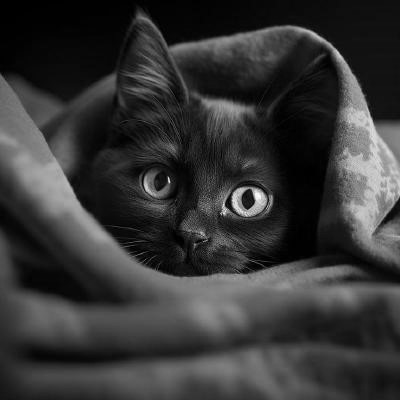
#> input picture week03/data/Kuceng.jpeg, 400 x 400 px
$ jupyter execute --allow-errors Kelompok3_Tugas.ipynb
#> lines starting #> are read from the running program, lines starting #| are printed output that depends on the picture; after the words box and inside, x2 and y2 are one past the last pixel; in counts of white or black regions, pixels touching at a corner belong together
[cell 1]
import numpy as np
import librosa
import matplotlib.pyplot as plt

## Signals

Instantiate cosine and sine signals.

[cell 2]
def plot_signal(signal, sr=1000, t=1, samples_to_show=500, title="Signal", xlabel="Time (s)", ylabel="Amplitude"):
#> called with signal = array of shape (500,), sr = 500, t = 1, samples_to_show = 2000, title = 'Signal', xlabel = 'Time (s)', ylabel = 'Amplitude'
    plt.figure(figsize=(10, 4))
    time_axis = np.linspace(0, t, len(signal))  # ensure time axis matches signal length
    plt.plot(time_axis[:samples_to_show], signal[:samples_to_show])
    plt.title(title)
    plt.xlabel(xlabel)
    plt.ylabel(ylabel)
    plt.grid(True)
    plt.tight_layout()
    plt.show()

[cell 3]
duration = 1
sr = 500
freq = 5

t = np.linspace(0, duration, int(sr * duration), endpoint=False)
sine_signal = np.cos(2 * np.pi * freq * t)

plot_signal(sine_signal, sr, t=duration, samples_to_show=2000)

[cell 4]
duration = 1
sr = 500
freq = 5

t = np.linspace(0, duration, int(sr * duration), endpoint=False)
A = 1 # amplitude
sine_signal = A * np.sin(2 * np.pi * freq * t)

plot_signal(sine_signal, sr, t=duration, samples_to_show=2000)

# Mixing signal

[cell 5]
sine_wave = np.sin(2 * np.pi * freq * t)
cosine_wave = np.cos(2 * np.pi * freq * t)

mixed_signal = 0.5 * sine_wave + 0.5 * cosine_wave
rectified_signal = np.abs(mixed_signal)

plot_signal(rectified_signal, sr, t=duration, samples_to_show=1000)

[cell 6]
sr = 1000          # sample rate (Hz)
duration = 1.0     # seconds
freq = 5           # base frequency (Hz)
t = np.linspace(0, duration, int(sr * duration), endpoint=False)

# Build a sharp waveform by adding harmonics
# Fundamental + 2nd + 3rd harmonic
wave = (
    1.0 * np.sin(2 * np.pi * freq * t) +
    0.5 * np.sin(2 * np.pi * 2 * freq * t) +
    0.33 * np.sin(2 * np.pi * 3 * freq * t)
)

# Normalize (optional)
wave /= np.max(np.abs(wave))
plot_signal(wave, sr, t=duration, samples_to_show=1000)

## Waves

A Signal represents a mathematical function defined for all values of time.  If you evaluate a signal at a sequence of equally-spaced times, the result is a Wave.  `framerate` is the number of samples per second.

[cell 7]
def signal_function(t, freq=5):
    """Ideal continuous signal: sine wave with frequency `freq` Hz."""
    return np.sin(2 * np.pi * freq * t)

t_cont = np.linspace(0, 1, 1000)
signal_values = signal_function(t_cont)

sr = 50
t_wave = np.linspace(0, 1, sr, endpoint=False)
wave_values = signal_function(t_wave)

plt.figure(figsize=(10, 5))
plt.plot(t_cont, signal_values, label='Signal (continuous)', color='blue')
plt.stem(t_wave, wave_values, linefmt='C1-', markerfmt='C1o', basefmt=' ', label='Wave (sampled)')
plt.title("Signal vs Wave")
plt.xlabel("Time (s)")
plt.ylabel("Amplitude")
plt.legend()
plt.grid(True)
plt.tight_layout()
plt.show()

# Spektrum

Dalam pemrosesan sinyal, spektrum mengacu pada distribusi energi sinyal (atau magnitudo) pada frekuensi yang berbeda. Hal ini dihitung dengan menggunakan Transformasi Fourier.

[cell 8]
N = len(wave_values)
fft_vals = np.fft.rfft(wave_values)
frequencies = np.fft.rfftfreq(N, d=1/sr)
magnitude = np.abs(fft_vals)

# 6. Plot Spectrum
plt.figure(figsize=(10, 4))
plt.stem(frequencies, magnitude, basefmt=' ')
plt.title("Spectrum of Sampled Wave")
plt.xlabel("Frequency (Hz)")
plt.ylabel("Magnitude")
plt.grid(True)
plt.tight_layout()
plt.show()
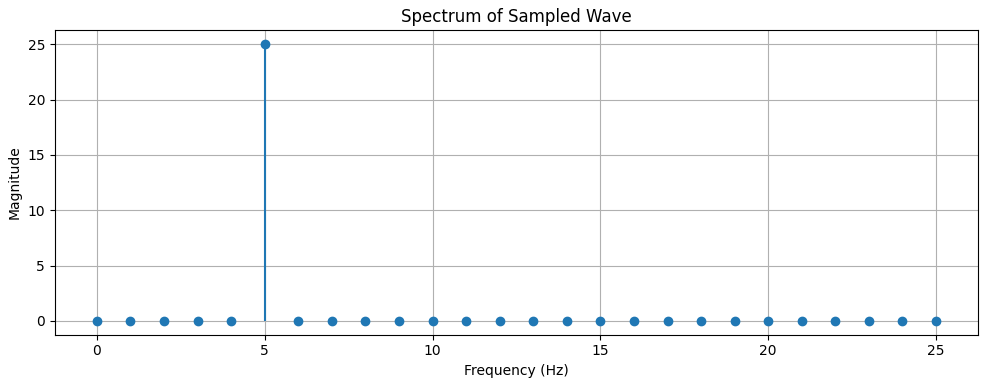
#> figure drawn by matplotlib, 1 panel; curve peaks at x = 5, y = 25

# Time-Domain Signal
In the time domain, a signal is represented by how its amplitude changes over time. This is the most intuitive view: we see a waveform moving up and down as time progresses.

For example, an audio signal in the time domain shows how air pressure (or voltage) changes from moment to moment. If you record your voice, the waveform you see on the screen is a time-domain representation.

Mathematically, a time-domain signal is written as: $x(t)$ or $x[t]$

This tells us: "At time tt (or step nn), the value of the signal is xx."

# Frequency-domain signal

In the frequency domain, a signal is described by what frequencies are present and how strong they are. Instead of showing what happens over time, the frequency-domain view shows which sine and cosine waves make up the signal, and how much of each frequency is involved.

Mathematically, the frequency-domain signal is written as: $X(f)$ or $X[k]$

Here, each value tells us: "This much energy (or magnitude) exists at frequency $f$."

You get the frequency-domain version of a signal by applying a Fourier Transform (or Discrete Fourier Transform for digital signals). This transformation breaks the signal into its frequency components.

[cell 9]
sr = 1000          # Sample rate in Hz
duration = 1.0     # Duration in seconds
freq = 5           # Frequency of sine wave (Hz)

# Time axis
t = np.linspace(0, duration, int(sr * duration), endpoint=False)

# Generate sine wave (time-domain)
sine_wave = np.sin(2 * np.pi * freq * t)

# Compute frequency-domain using FFT
N = len(sine_wave)
fft_vals = np.fft.rfft(sine_wave)
frequencies = np.fft.rfftfreq(N, d=1/sr)
magnitude = np.abs(fft_vals)

# Plot Time-Domain Signal
plt.figure(figsize=(12, 4))
plt.subplot(1, 2, 1)
plt.plot(t[:200], sine_wave[:200])  # show 200 samples for clarity
plt.title("Time-Domain Signal (Sine Wave)")
plt.xlabel("Time (s)")
plt.ylabel("Amplitude")
plt.grid(True)

# Plot Frequency-Domain Signal
plt.subplot(1, 2, 2)
plt.stem(frequencies, magnitude, basefmt=" ")
plt.title("Frequency-Domain Signal (FFT of Sine Wave)")
plt.xlabel("Frequency (Hz)")
plt.ylabel("Magnitude")
plt.grid(True)

plt.tight_layout()
plt.show()
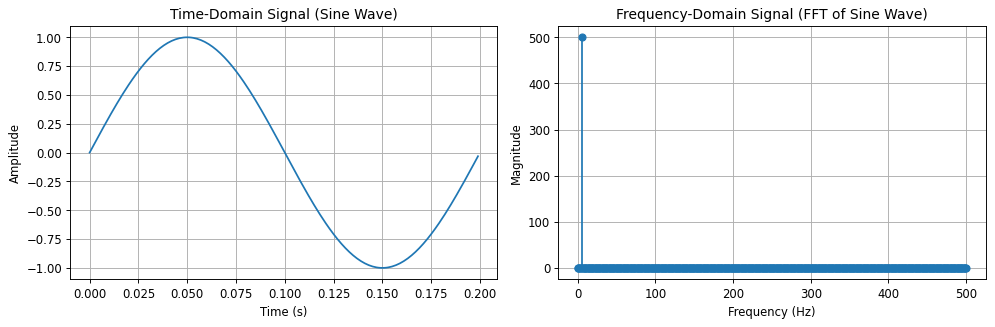
#> figure drawn by matplotlib, 2 panels; panel 1: curve peaks at x = 0.05, y = 1; panel 2: curve peaks at x = 5, y = 500

## Cat Sound

[cell 10]
file_path = "data/catsound.wav"
#> (the rest of this cell did not finish here and is left out)

# Explanation

## Time-Domain
The time-domain signal represents how the amplitude of the sound wave changes over time. On this plot, the horizontal axis shows time in seconds, while the vertical axis shows the amplitude (or intensity) of the signal. In the case of the cat meow, this plot helps us visualize how the meow starts, peaks, and fades. You'll see fluctuations that correspond to louder and softer parts of the sound. Although this view shows how the signal evolves over time, it does not tell us anything about what frequencies are present in the sound.

## Magnitude Spectrum
The magnitude spectrum shows which frequencies are present in the signal and how strong each of them is. Here, the x-axis shows frequency in Hertz (Hz), and the y-axis shows the magnitude, which reflects the strength or intensity of that frequency in the original signal. For the cat meow, the spectrum will likely have multiple peaks, because the sound is not a simple tone but a mix of various frequencies. These peaks help us understand the tonal content of the meow, such as which frequency ranges are dominant. This view is essential in many applications like sound analysis, voice recognition, and music processing.

## Phase Spectrum
The phase spectrum displays the phase shift of each frequency component. While the magnitude tells us how strong each frequency is, the phase tells us where each frequency component starts in time, relative to the beginning of the signal. In this plot, the x-axis is again frequency in Hertz, and the y-axis is the phase in radians, typically ranging from −π−π to ππ. Although humans are generally not sensitive to phase in terms of perception, the phase is crucial if you want to reconstruct the original waveform accurately using an inverse Fourier Transform. It plays an important role in signal reconstruction, filtering, and various forms of signal synthesis.

| Plot                   | What it shows                                                                                                                                         | Why it matters                                                                                                                                                                                                 |
|------------------------|--------------------------------------------------------------------------------------------------------------------------------------------------------|------------------------------------------------------------------------------------------------------------------------------------------------------------------------------------------------------------------|
| **Time-Domain Signal** | Displays the original waveform as it changes over time. The x-axis shows time (seconds), and the y-axis shows amplitude. You can see how the sound varies — where it begins, peaks, and ends. | Helps visualize the envelope of the sound (e.g., meow's rise and fall). It shows timing clearly but doesn't reveal which frequencies are present in the signal.                                                |
| **Magnitude Spectrum** | Shows the strength (magnitude) of each frequency in the signal. The x-axis is frequency in Hz, and the y-axis is magnitude. You'll see peaks for tones present in the signal.            | Reveals what the sound is made of. Multiple peaks indicate complex tones like a meow. Useful for audio analysis, filtering, and feature extraction.                                                             |
| **Phase Spectrum**     | Displays the phase shift of each frequency component. The x-axis shows frequency in Hz, and the y-axis shows phase (in radians, from -π to π).                                             | Phase is important for reconstructing the original signal accurately. While humans don't hear phase directly, it's crucial for signal synthesis, inverse FFT, and advanced processing techniques.              |

# Fourier Transform
Transformasi Fourier adalah metode matematika yang membantu kita memahami frekuensi apa saja yang membentuk sinyal. Dalam kehidupan sehari-hari, kita sering berpikir tentang sinyal dalam hal bagaimana sinyal tersebut bervariasi dari waktu ke waktu-seperti bagaimana volume lagu naik dan turun. Ini disebut domain waktu. Tetapi sinyal juga dapat dipahami dengan melihat nada (atau frekuensi) yang dikandungnya, yang kita sebut sebagai domain frekuensi. Transformasi Fourier memungkinkan kita untuk beralih dari domain waktu ke domain frekuensi.

Pada intinya, ide di balik Transformasi Fourier adalah bahwa setiap sinyal yang kompleks - tidak peduli seberapa berantakan - dapat dianggap sebagai kombinasi gelombang sinus dan kosinus yang lebih sederhana, masing-masing dengan frekuensi, amplitudo, dan fasanya sendiri. Sebagai contoh, gelombang persegi (yang memiliki ujung yang tajam) sebenarnya terdiri dari jumlah gelombang sinus yang tak terbatas dengan frekuensi dan amplitudo yang meningkat. Transformasi Fourier memberi tahu kita berapa banyak frekuensi yang ada dalam sinyal asli kita.

Dalam pemrosesan sinyal digital, kita biasanya tidak bekerja dengan sinyal kontinu. Kita berurusan dengan nilai sampel diskrit yang diukur pada interval waktu yang teratur. Di situlah Fast Fourier Transform (FFT) berperan. FFT adalah algoritme yang efisien untuk menghitung Transformasi Fourier Diskrit (DFT). Algoritma ini mengambil daftar nilai sinyal dan dengan cepat menghitung jumlah setiap frekuensi yang ada. Tanpa FFT, proses ini akan menjadi terlalu lambat untuk aplikasi real-time seperti pemrosesan audio atau pemfilteran gambar.

Satu hal yang penting untuk dipahami adalah bahwa output dari FFT berisi angka-angka yang kompleks. Bilangan-bilangan ini membawa dua informasi: magnitudo (seberapa kuat frekuensi), dan fase (di mana gelombang dimulai pada waktunya). Seringkali, kita fokus pada magnitudo karena ini menunjukkan kepada kita frekuensi mana yang dominan, tetapi fase juga penting dalam merekonstruksi sinyal asli dengan benar.

Singkatnya, Transformasi Fourier-terutama dalam bentuk FFT-adalah salah satu alat yang paling kuat dalam pemrosesan sinyal digital. Alat ini mengubah sinyal ke dalam bentuk yang berbeda yang mengungkapkan pola dan struktur yang tidak mudah dilihat dalam domain waktu. Baik Anda menganalisis audio, gambar, atau data sensor, FFT membuka cara baru untuk memahami apa yang sebenarnya terjadi di dalam sinyal.

# Understanding the Discrete Fourier Transform (DFT)

## 📌 What is DFT?

The Discrete Fourier Transform (DFT) is a mathematical tool used to **transform a time-domain signal into its frequency components**. It's the foundation of the Fast Fourier Transform (FFT), which is just a faster way to compute the DFT.

---

## 🧮 DFT Equation

Given a signal $ x[n]$ of length $ N $, the DFT is defined as:

$$
X[k] = \sum_{n=0}^{N-1} x[n] \cdot e^{-j 2\pi \frac{kn}{N}}, \quad k = 0, 1, 2, \ldots, N-1
$$

Where:
- $x[n] $: input signal in time domain (samples)
- $ X[k]$: output signal in frequency domain (spectrum)
- $ N $: total number of samples
- $ j$: imaginary unit ( $ j^2 = -1 $ )
- $e^{-j 2\pi \frac{kn}{N}} $: complex exponential (equivalent to a combination of sine and cosine)

---
## Step-by-Step Explanation

**1. Sample the signal:**
You start with a sequence of samples, like $ x[0], x[1], ..., x[N-1] $.

**2. Multiply by sine and cosine:**
The exponential term acts like a wave (sine and cosine) that extracts the contribution of a specific frequency.

**3. Sum the products:**
Each $ X[k] $ is a sum that shows how much of frequency $ k $ is in the original signal.

**4. Repeat for all $ k $:**
You repeat this process for each frequency $ k$ from 0 to $ N-1$.

---

## Inverse DFT

To convert back from frequency domain to time domain, use:

$$
x[n] = \frac{1}{N} \sum_{k=0}^{N-1} X[k] \cdot e^{j 2\pi \frac{kn}{N}}
$$

This reconstructs the original signal.

---

## Summary

- The DFT breaks a signal into its frequency parts.
- The FFT is just a fast way to compute the DFT.
- You often use only the magnitude of $ X[k] $ to see which frequencies dominate.

## Why Do We Reconstruct a Signal After Applying FFT?

We reconstruct a signal after applying FFT (Fourier Transform) because **FFT is not the end — it's a tool for understanding, processing, or modifying** the signal in the frequency domain. Once those tasks are done, we often want to **return to the time domain**, where the signal can be **heard, seen, or used** in its original form.

### What FFT Does

When you apply the **FFT**, you're breaking down the signal into a set of sine and cosine waves that describe how much of each frequency is present. This is extremely useful for tasks like:

- Identifying dominant frequencies
- Filtering out noise
- Compressing data
- Detecting features or patterns

However, the **frequency-domain representation** (i.e., the FFT result) is **not directly usable as a time-domain signal**. You can’t play it as audio, and it doesn’t show the signal’s evolution over time. It's like analyzing the ingredients of a recipe — useful, but not something you can eat.

### Why Reconstruction Is Needed

Once you've analyzed or modified the spectrum — for example, by:

- Removing high-frequency noise
- Emphasizing certain frequency bands
- Modifying phase or amplitude

—you then use the **Inverse FFT (IFFT)** to reconstruct the signal. This transforms the frequency-domain data back into a sequence of time-domain samples — something that can be plotted, played, or stored.

### Summary

We reconstruct the signal after applying FFT because the **goal is not to stay in the frequency domain**, but to **gain insight or make changes**, and then bring the signal **back into a usable, interpretable form**.

[cell 11]
def analyze_wave(sr, duration=1.0, freq=5):
    t = np.linspace(0, duration, int(sr * duration), endpoint=False)
    wave = signal_function(t, freq)

    # FFT
    N = len(wave)
    fft_vals = np.fft.rfft(wave)
    freqs = np.fft.rfftfreq(N, d=1/sr)

    magnitude = np.abs(fft_vals)
    power = magnitude ** 2
    phase = np.angle(fft_vals)

    # Plot time domain
    plt.figure(figsize=(10, 3))
    plt.plot(t, wave)
    plt.title(f"Waveform (Sampling Rate = {sr} Hz)")
    plt.xlabel("Time (s)")
    plt.ylabel("Amplitude")
    plt.grid(True)
    plt.tight_layout()
    plt.show()

    # Plot magnitude spectrum
    plt.figure(figsize=(10, 3))
    plt.stem(freqs, magnitude, basefmt=' ')
    plt.title("Magnitude Spectrum")
    plt.xlabel("Frequency (Hz)")
    plt.ylabel("Magnitude")
    plt.grid(True)
    plt.tight_layout()
    plt.show()

    # Plot power spectrum
    plt.figure(figsize=(10, 3))
    plt.stem(freqs, power, basefmt=' ')
    plt.title("Power Spectrum")
    plt.xlabel("Frequency (Hz)")
    plt.ylabel("Power")
    plt.grid(True)
    plt.tight_layout()
    plt.show()

    # Plot phase spectrum
    plt.figure(figsize=(10, 3))
    plt.stem(freqs, phase, basefmt=' ')
    plt.title("Phase Spectrum")
    plt.xlabel("Frequency (Hz)")
    plt.ylabel("Phase (radians)")
    plt.grid(True)
    plt.tight_layout()
    plt.show()

[cell 12]
for sample_rate in [20, 50, 100, 1000]:
    analyze_wave(sr=sample_rate, freq=5)
#> this loop made 4 passes
#> pass 1, in analyze_wave, `plt.show()`:
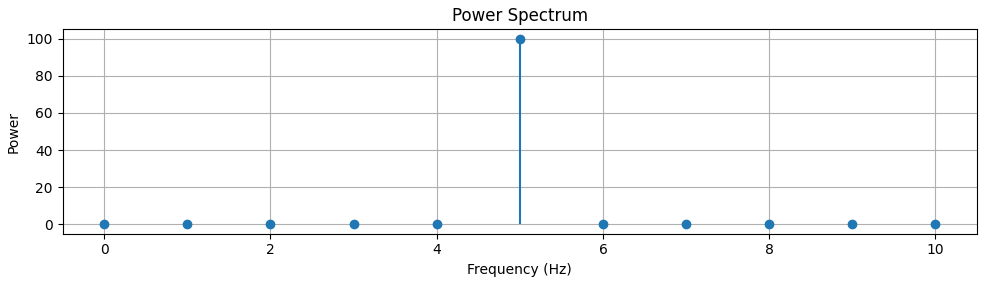
#> figure drawn by matplotlib, 1 panel; curve peaks at x = 5, y = 100
#> pass 1, in analyze_wave, `plt.show()`:
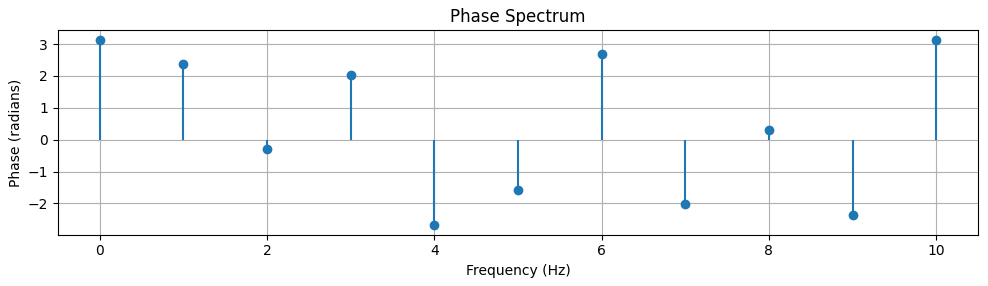
#> figure drawn by matplotlib, 1 panel; curve peaks at x = 0, y = 3.14
#> pass 2, in analyze_wave (call 2), `plt.show()`:
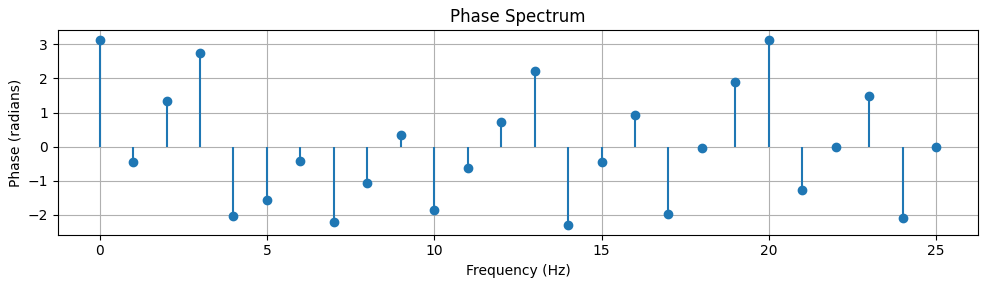
#> figure drawn by matplotlib, 1 panel; curve peaks at x = 0, y = 3.14

# Exercise

[cell 13]
from scipy.signal import butter, filtfilt
import IPython.display as ipd

# [5 lines left out: function butter_filter, not called in this run]

[cell 14]
file_path = "data/catsound.wav"
#> (the rest of this cell did not finish here and is left out)

# Low-pass filter
Filter ini melewatkan sinyal dengan frekuensi di bawah 1000 Hz dan meredam frekuensi di atas 1000 Hz. Filter ini berguna untuk menghilangkan noise frekuensi tinggi (seperti suara desis atau dengungan) dan juga memfokuskan pada informasi penting di frekuensi rendah, misalnya suara vokal dasar. Dampaknya, hasil suara terdengar lebih "dalam" atau "bas", karena frekuensi tinggi diredam.

# High-pass filter
Filter ini melewatkan sinyal dengan frekuensi di atas 1000 Hz dan meredam frekuensi di bawah 1000 Hz. Fungsi dari filter ini adalah untuk menghilangkan hum atau noise di frekuensi rendah sehingga memperjelas bagian-bagian sinyal dengan frekuensi tinggi seperti konsonan dalam ucapan atau bunyi instrumen bernada tinggi

# Band-stop filter
Filter ini menghilangkan sinyal dalam rentang frekuensi 500–2000 Hz dan melewatkan frekuensi di luar rentang tersebut.
Fungsi ini berguna untuk menghapus frekuensi spesifik yang dianggap mengganggu, seperti dengungan atau resonansi di tengah spektrum. Fungsi ini juga digunakan saat ingin mengisolasi komponen frekuensi rendah dan tinggi, sambil menghilangkan bagian tengah.

#> (a cell that did not finish here is left out)

# Question:

    How does the timbre change?

    Which harmonics disappeared after filtering?

    Which part sounds more muffled or brighter?

# Contoh masing-masing filter pada citra 2D

## Low-pass filter

[cell 16]
import cv2
from PIL import Image
import requests
from io import BytesIO

# Download gambar Cameraman
img_pil = Image.open('data/Kuceng.jpeg').convert("L")  # Grayscale
img = np.array(img_pil)
img = cv2.resize(img, (256, 256))

# FFT
f = np.fft.fft2(img)
fshift = np.fft.fftshift(f)

# Masking
rows, cols = img.shape
crow, ccol = rows // 2 , cols // 2
radius = 30

low_pass_mask = np.zeros((rows, cols), np.uint8)
cv2.circle(low_pass_mask, (ccol, crow), radius, 1, thickness=-1)
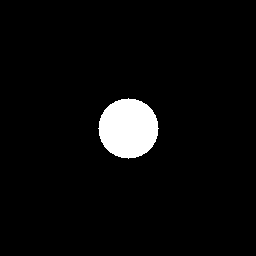
#> low_pass_mask: shape (256, 256); values 0 (black) and 1 (white), 4.3% white; 1 white region, box (x1, y1, x2, y2) and area: (98, 98, 159, 159) 2821
high_pass_mask = 1 - low_pass_mask

# Apply filter
f_low = fshift * low_pass_mask
f_high = fshift * high_pass_mask

# Inverse FFT
img_low = np.abs(np.fft.ifft2(np.fft.ifftshift(f_low)))
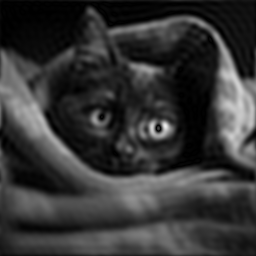
#> img_low: shape (256, 256) float64; min 0.00211, max 237.1, mean 53.8
img_high = np.abs(np.fft.ifft2(np.fft.ifftshift(f_high)))
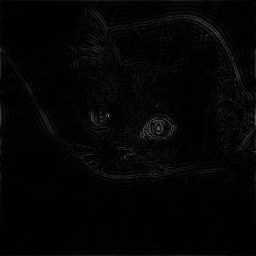
#> img_high: shape (256, 256) float64; min 9.51e-05, max 141, mean 4.6

# Tampilkan hasil
fig, axs = plt.subplots(1, 3, figsize=(12, 4))
axs[0].imshow(img, cmap='gray')
axs[0].set_title("Original")
axs[1].imshow(img_low, cmap='gray')
axs[1].set_title("Low-pass Filter")
axs[2].imshow(img_high, cmap='gray')
axs[2].set_title("High-pass Filter")
for ax in axs:
    ax.axis('off')
plt.tight_layout()
plt.show()

## High-pass filter

[cell 17]
blur = cv2.GaussianBlur(img, (11,11), 0)
high_pass = cv2.subtract(img, blur)

plt.subplot(1, 2, 1), plt.imshow(img, cmap='gray'), plt.title('Original')
plt.subplot(1, 2, 2), plt.imshow(high_pass, cmap='gray'), plt.title('High-pass Filtered')
plt.show()

## Band-pass filter

[cell 18]
f = np.fft.fft2(img)
fshift = np.fft.fftshift(f)

# Buat band-stop filter di domain frekuensi
rows, cols = img.shape
crow, ccol = rows//2 , cols//2
mask = np.ones((rows, cols), np.uint8)
r_out, r_in = 60, 20  # Rentang radius bandstop
for i in range(rows):
    for j in range(cols):
        d = np.sqrt((i-crow)**2 + (j-ccol)**2)
        if r_in < d < r_out:
            mask[i,j] = 0
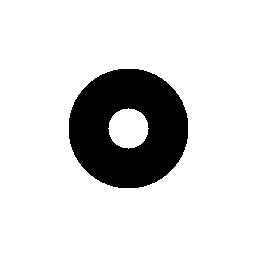
#> mask: shape (256, 256); values 0 (black) and 1 (white), 84.7% white; 1 black region, box (x1, y1, x2, y2) and area: (69, 69, 188, 188) 10020

fshift_filtered = fshift * mask
img_back = np.fft.ifft2(np.fft.ifftshift(fshift_filtered))
img_back = np.abs(img_back)
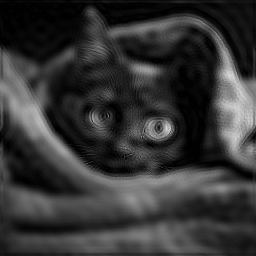
#> img_back: shape (256, 256) float64; min 9.88e-05, max 219, mean 53.8

plt.subplot(1, 2, 1), plt.imshow(img, cmap='gray'), plt.title('Original')
plt.subplot(1, 2, 2), plt.imshow(img_back, cmap='gray'), plt.title('Band-stop Filtered')
plt.show()
